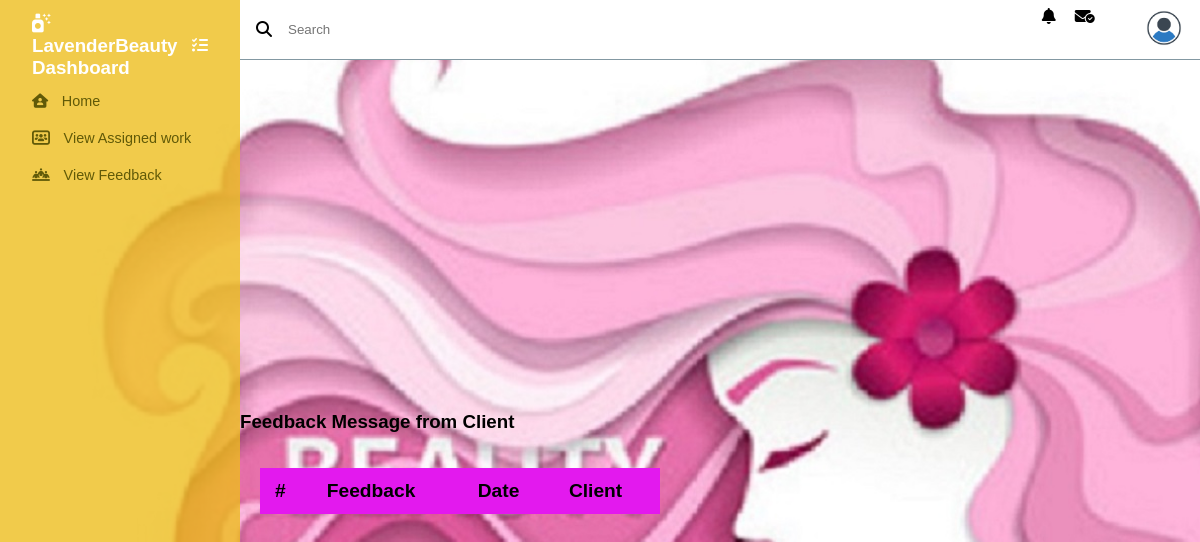
The app's page /shopboutique/Viewfeedback/ (signed in), older data.
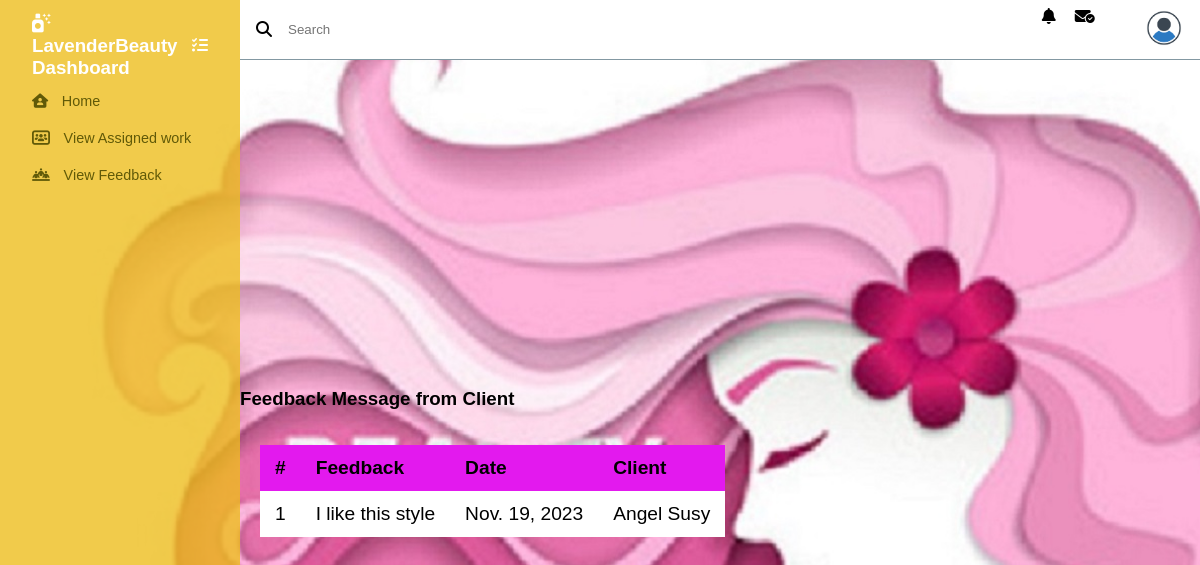
The same page, newer data.
### Userboutique/models.py (models this page shows)
class tbl_feedback(models.Model):
    message=models.CharField(max_length=40)
    message_date=models.DateField(auto_now_add=True)
    user=models.ForeignKey(tbl_user,on_delete=models.SET_NULL,null=True)
    staff=models.ForeignKey(tbl_staffreg,on_delete=models.SET_NULL,null=True)

### Guest/models.py (models this page shows)
class tbl_user(models.Model):
    name=models.CharField(max_length=40)
    username=models.CharField(max_length=40)
    phone=models.CharField(max_length=35)
    email=models.CharField(max_length=40)
    gender=models.CharField(max_length=25)
    password=models.CharField(max_length=35)
    image=models.FileField(upload_to="Userpic/")

### Shop/views.py (the view)
# urls.py: path('Viewfeedback/',views.viewfeedback,name="viewfeedback"),
def viewfeedback(request):
    if 'sid' in request.session:
        user=tbl_user.objects.all()
        feedbackdata=tbl_feedback.objects.filter(user_id__in=user)
        return render(request,'Shop/Viewfeedback.html',{'feedback':feedbackdata})
    else:
        return redirect('webguest:login')

### Shop/Templates/Shop/Viewfeedback.html (shortened to what this page needs)
{% extends 'Shop/Header.html' %}
{% load static %}
{% block content%}
<!DOCTYPE html>
<html lang="en">
<head>
</head>
<body>
    <h3>Feedback Message from Client</h3>
    <table class="content-table">
        <tr>
            <th>#</th>
            <th>Feedback</th>
            <th>Date</th>
            <th>Client</th>
        </tr>
        {% for l in feedback %}
        <tr>
            <td>{{forloop.counter}}</td>
            <td>{{l.message}}</td>
            <td>{{l.message_date}}</td>
            <td>{{l.user.name}}</td>
        </tr>
        {% endfor %}
    </table>
</body>
</html>
{% endblock content %}

Row changes from the older to the newer data that the page shows:
added tbl_feedback: message "I like this style", message_date "Nov. 19, 2023", user.name "Angel Susy"
